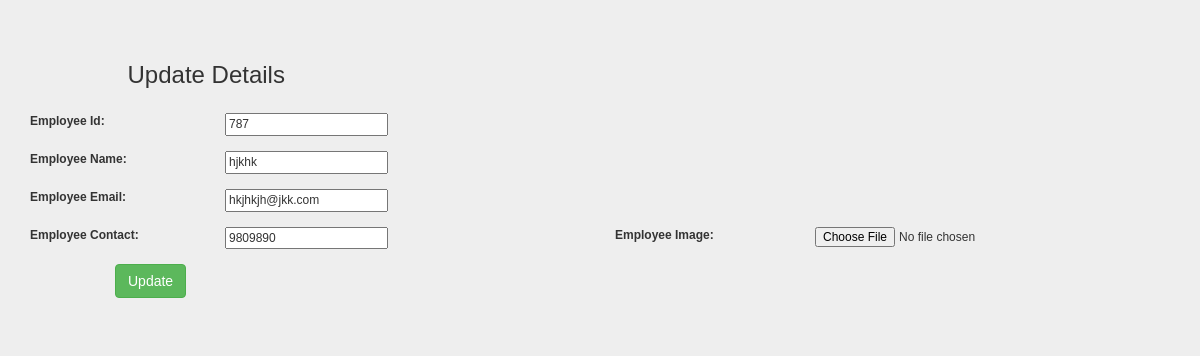
Page /edit/12 (signed in) on the committed database.
### employee/models.py (models this page shows)
class Employee(models.Model):
	eid = models.CharField(max_length=20)
	ename = models.CharField(max_length=100)
	eemail = models.EmailField()
	econtact = models.CharField(max_length=15)
	eimage=models.ImageField(upload_to="emp",null=True)
	class Meta:
		db_table = "employee"

### employee/views.py (the view)
# urls.py: path('edit/<int:id>', views.edit),
@login_required(login_url='/login')
def edit(request, id):
    employee = Employee.objects.get(id=id)
    return render(request,'edit.html', {'employee':employee})

### employee/templates/edit.html (shortened to what this page needs)
<!DOCTYPE html>
<html lang="en">
<head>
    {% load staticfiles %}
    <link rel="stylesheet" href="{% static 'style.css' %}"/>
</head>
<body>
<form method="POST" class="post-form" action="/update/{{employee.id}}">
    <div class="container">
<br>
    <div class="form-group row">
    <label class="col-sm-1 col-form-label"></label>
    <div class="col-sm-4">
    <h3>Update Details</h3>
    </div>
  </div>
    <div class="form-group row">
    <label class="col-sm-2 col-form-label">Employee Id:</label>
    <div class="col-sm-4">
        <input type="text" name="eid" id="id_eid" required maxlength="20" value="{{ employee.eid }}"/>
    </div>
  </div>
  <div class="form-group row">
    <label class="col-sm-2 col-form-label">Employee Name:</label>
    <div class="col-sm-4">
        <input type="text" name="ename" id="id_ename" required maxlength="100" value="{{ employee.ename }}" />
    </div>
  </div>
    <div class="form-group row">
    <label class="col-sm-2 col-form-label">Employee Email:</label>
    <div class="col-sm-4">
        <input type="email" name="eemail" id="id_eemail" required maxlength="254" value="{{ employee.eemail }}" />
    </div>
  </div>
    <div class="form-group row">
    <label class="col-sm-2 col-form-label">Employee Contact:</label>
    <div class="col-sm-4">
        <input type="text" name="econtact" id="id_econtact" required maxlength="15" value="{{ employee.econtact }}" />
    </div>
	<div class="form-group row">
    <label class="col-sm-2 col-form-label">Employee Image:</label>
    <div class="col-sm-4">
        <input type="file" name="eimage" id="id_eimage"  value="{{ employee.eimage }}" />
    </div>
  </div>
    <div class="form-group row">
    <label class="col-sm-1 col-form-label"></label>
    <div class="col-sm-4">
    <button type="submit" class="btn btn-success">Update</button>
    </div>
  </div>
    </div>
</form>
</body>
</html>

### employee/static/style.css (style rules this page uses)
body { font:12px/1.4 Verdana,Arial; background:#eee; height:100%; margin:25px 0; padding:20 }

### rows in the picture
Employee: eid "787", ename "hjkhk", eemail "hkjhkjh@jkk.com", econtact "9809890"
